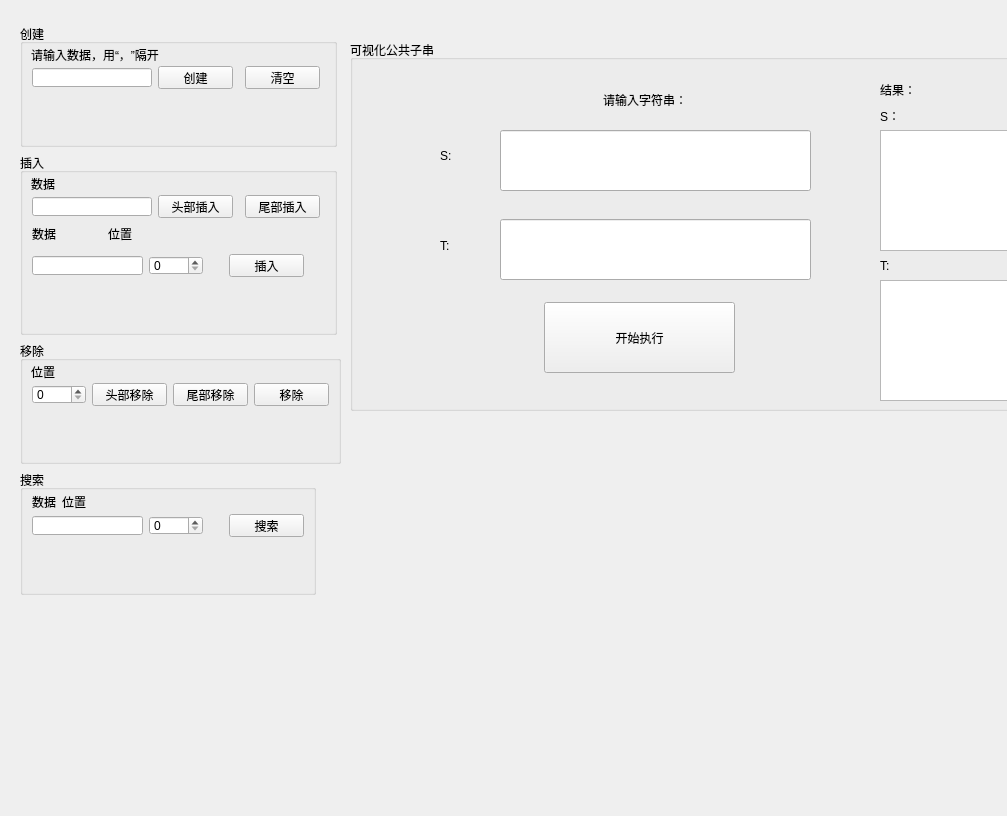
<?xml version="1.0" encoding="UTF-8"?>
<ui version="4.0">
 <class>LinklistUI</class>
 <widget class="QWidget" name="LinklistUI">
  <property name="geometry">
   <rect>
    <x>0</x>
    <y>0</y>
    <width>1007</width>
    <height>816</height>
   </rect>
  </property>
  <property name="windowTitle">
   <string>Form</string>
  </property>
  <widget class="QGroupBox" name="groupBox_5">
   <property name="geometry">
    <rect>
     <x>350</x>
     <y>40</y>
     <width>851</width>
     <height>371</height>
    </rect>
   </property>
   <property name="title">
    <string>可视化公共子串</string>
   </property>
   <widget class="QLabel" name="label_8">
    <property name="geometry">
     <rect>
      <x>90</x>
      <y>100</y>
      <width>54</width>
      <height>31</height>
     </rect>
    </property>
    <property name="text">
     <string>S:</string>
    </property>
   </widget>
   <widget class="QPushButton" name="runAlgorithmButton">
    <property name="geometry">
     <rect>
      <x>194</x>
      <y>262</y>
      <width>191</width>
      <height>71</height>
     </rect>
    </property>
    <property name="text">
     <string>开始执行</string>
    </property>
   </widget>
   <widget class="QLineEdit" name="lineEditT">
    <property name="geometry">
     <rect>
      <x>150</x>
      <y>179</y>
      <width>311</width>
      <height>61</height>
     </rect>
    </property>
   </widget>
   <widget class="QLabel" name="label_9">
    <property name="geometry">
     <rect>
      <x>90</x>
      <y>190</y>
      <width>51</width>
      <height>31</height>
     </rect>
    </property>
    <property name="text">
     <string>T:</string>
    </property>
   </widget>
   <widget class="QLineEdit" name="lineEditS">
    <property name="geometry">
     <rect>
      <x>150</x>
      <y>90</y>
      <width>311</width>
      <height>61</height>
     </rect>
    </property>
   </widget>
   <widget class="QLabel" name="label_10">
    <property name="geometry">
     <rect>
      <x>253</x>
      <y>50</y>
      <width>201</width>
      <height>20</height>
     </rect>
    </property>
    <property name="toolTip">
     <string>&lt;html&gt;&lt;head/&gt;&lt;body&gt;&lt;p align=&quot;center&quot;&gt;&lt;br/&gt;&lt;/p&gt;&lt;/body&gt;&lt;/html&gt;</string>
    </property>
    <property name="text">
     <string>请输入字符串：</string>
    </property>
   </widget>
   <widget class="QLabel" name="label_11">
    <property name="geometry">
     <rect>
      <x>530</x>
      <y>40</y>
      <width>131</width>
      <height>20</height>
     </rect>
    </property>
    <property name="toolTip">
     <string>&lt;html&gt;&lt;head/&gt;&lt;body&gt;&lt;p align=&quot;center&quot;&gt;&lt;br/&gt;&lt;/p&gt;&lt;/body&gt;&lt;/html&gt;</string>
    </property>
    <property name="text">
     <string>结果：</string>
    </property>
   </widget>
   <widget class="QTextBrowser" name="textBrowserS">
    <property name="geometry">
     <rect>
      <x>530</x>
      <y>90</y>
      <width>261</width>
      <height>121</height>
     </rect>
    </property>
   </widget>
   <widget class="QTextBrowser" name="textBrowserT">
    <property name="geometry">
     <rect>
      <x>530</x>
      <y>240</y>
      <width>261</width>
      <height>121</height>
     </rect>
    </property>
   </widget>
   <widget class="QLabel" name="label_12">
    <property name="geometry">
     <rect>
      <x>530</x>
      <y>70</y>
      <width>54</width>
      <height>12</height>
     </rect>
    </property>
    <property name="text">
     <string>S：</string>
    </property>
   </widget>
   <widget class="QLabel" name="label_13">
    <property name="geometry">
     <rect>
      <x>530</x>
      <y>220</y>
      <width>54</width>
      <height>12</height>
     </rect>
    </property>
    <property name="text">
     <string>T:</string>
    </property>
   </widget>
  </widget>
  <widget class="QGroupBox" name="groupBox">
   <property name="geometry">
    <rect>
     <x>20</x>
     <y>24</y>
     <width>317</width>
     <height>123</height>
    </rect>
   </property>
   <property name="title">
    <string>创建</string>
   </property>
   <widget class="QLabel" name="label">
    <property name="geometry">
     <rect>
      <x>11</x>
      <y>23</y>
      <width>144</width>
      <height>16</height>
     </rect>
    </property>
    <property name="text">
     <string>请输入数据，用“，”隔开</string>
    </property>
   </widget>
   <widget class="QLineEdit" name="dataEdit">
    <property name="geometry">
     <rect>
      <x>12</x>
      <y>44</y>
      <width>120</width>
      <height>19</height>
     </rect>
    </property>
   </widget>
   <widget class="QPushButton" name="createButton">
    <property name="geometry">
     <rect>
      <x>138</x>
      <y>42</y>
      <width>75</width>
      <height>23</height>
     </rect>
    </property>
    <property name="text">
     <string>创建</string>
    </property>
   </widget>
   <widget class="QPushButton" name="cleanButton">
    <property name="geometry">
     <rect>
      <x>225</x>
      <y>42</y>
      <width>75</width>
      <height>23</height>
     </rect>
    </property>
    <property name="text">
     <string>清空</string>
    </property>
   </widget>
  </widget>
  <widget class="QGroupBox" name="groupBox_3">
   <property name="geometry">
    <rect>
     <x>20</x>
     <y>341</y>
     <width>321</width>
     <height>123</height>
    </rect>
   </property>
   <property name="title">
    <string>移除</string>
   </property>
   <widget class="QLabel" name="label_5">
    <property name="geometry">
     <rect>
      <x>11</x>
      <y>23</y>
      <width>24</width>
      <height>16</height>
     </rect>
    </property>
    <property name="text">
     <string>位置</string>
    </property>
   </widget>
   <widget class="QSpinBox" name="delete_spinBox">
    <property name="geometry">
     <rect>
      <x>12</x>
      <y>44</y>
      <width>54</width>
      <height>19</height>
     </rect>
    </property>
   </widget>
   <widget class="QPushButton" name="headdeleteButton">
    <property name="geometry">
     <rect>
      <x>72</x>
      <y>42</y>
      <width>75</width>
      <height>23</height>
     </rect>
    </property>
    <property name="text">
     <string>头部移除</string>
    </property>
   </widget>
   <widget class="QPushButton" name="taildeleteButton">
    <property name="geometry">
     <rect>
      <x>153</x>
      <y>42</y>
      <width>75</width>
      <height>23</height>
     </rect>
    </property>
    <property name="text">
     <string>尾部移除</string>
    </property>
   </widget>
   <widget class="QPushButton" name="deleteButton">
    <property name="geometry">
     <rect>
      <x>234</x>
      <y>42</y>
      <width>75</width>
      <height>23</height>
     </rect>
    </property>
    <property name="text">
     <string>移除</string>
    </property>
   </widget>
  </widget>
  <widget class="QGroupBox" name="groupBox_2">
   <property name="geometry">
    <rect>
     <x>20</x>
     <y>153</y>
     <width>317</width>
     <height>182</height>
    </rect>
   </property>
   <property name="title">
    <string>插入</string>
   </property>
   <widget class="QLabel" name="label_2">
    <property name="geometry">
     <rect>
      <x>11</x>
      <y>23</y>
      <width>24</width>
      <height>16</height>
     </rect>
    </property>
    <property name="text">
     <string>数据</string>
    </property>
   </widget>
   <widget class="QLineEdit" name="insert_Edit1">
    <property name="geometry">
     <rect>
      <x>12</x>
      <y>44</y>
      <width>120</width>
      <height>19</height>
     </rect>
    </property>
   </widget>
   <widget class="QPushButton" name="headinsertButton">
    <property name="geometry">
     <rect>
      <x>138</x>
      <y>42</y>
      <width>75</width>
      <height>23</height>
     </rect>
    </property>
    <property name="text">
     <string>头部插入</string>
    </property>
   </widget>
   <widget class="QPushButton" name="tailinsertButton">
    <property name="geometry">
     <rect>
      <x>225</x>
      <y>42</y>
      <width>75</width>
      <height>23</height>
     </rect>
    </property>
    <property name="text">
     <string>尾部插入</string>
    </property>
   </widget>
   <widget class="QLineEdit" name="insert_Edit2">
    <property name="geometry">
     <rect>
      <x>12</x>
      <y>103</y>
      <width>111</width>
      <height>19</height>
     </rect>
    </property>
   </widget>
   <widget class="QSpinBox" name="insert_spinBox">
    <property name="geometry">
     <rect>
      <x>129</x>
      <y>103</y>
      <width>54</width>
      <height>19</height>
     </rect>
    </property>
   </widget>
   <widget class="QPushButton" name="insertButton">
    <property name="geometry">
     <rect>
      <x>209</x>
      <y>101</y>
      <width>75</width>
      <height>23</height>
     </rect>
    </property>
    <property name="text">
     <string>插入</string>
    </property>
   </widget>
   <widget class="QLabel" name="label_3">
    <property name="geometry">
     <rect>
      <x>12</x>
      <y>73</y>
      <width>24</width>
      <height>16</height>
     </rect>
    </property>
    <property name="text">
     <string>数据</string>
    </property>
   </widget>
   <widget class="QLabel" name="label_4">
    <property name="geometry">
     <rect>
      <x>88</x>
      <y>73</y>
      <width>24</width>
      <height>16</height>
     </rect>
    </property>
    <property name="text">
     <string>位置</string>
    </property>
   </widget>
  </widget>
  <widget class="QGroupBox" name="groupBox_4">
   <property name="geometry">
    <rect>
     <x>20</x>
     <y>470</y>
     <width>296</width>
     <height>125</height>
    </rect>
   </property>
   <property name="title">
    <string>搜索</string>
   </property>
   <widget class="QLabel" name="label_6">
    <property name="geometry">
     <rect>
      <x>12</x>
      <y>24</y>
      <width>24</width>
      <height>16</height>
     </rect>
    </property>
    <property name="text">
     <string>数据</string>
    </property>
   </widget>
   <widget class="QLabel" name="label_7">
    <property name="geometry">
     <rect>
      <x>42</x>
      <y>24</y>
      <width>24</width>
      <height>16</height>
     </rect>
    </property>
    <property name="text">
     <string>位置</string>
    </property>
   </widget>
   <widget class="QLineEdit" name="search_Edit">
    <property name="geometry">
     <rect>
      <x>12</x>
      <y>46</y>
      <width>111</width>
      <height>19</height>
     </rect>
    </property>
   </widget>
   <widget class="QSpinBox" name="spinBox">
    <property name="geometry">
     <rect>
      <x>129</x>
      <y>46</y>
      <width>54</width>
      <height>19</height>
     </rect>
    </property>
   </widget>
   <widget class="QPushButton" name="searchButton">
    <property name="geometry">
     <rect>
      <x>209</x>
      <y>44</y>
      <width>75</width>
      <height>23</height>
     </rect>
    </property>
    <property name="text">
     <string>搜索</string>
    </property>
   </widget>
  </widget>
 </widget>
 <resources/>
 <connections>
  <connection>
   <sender>runAlgorithmButton</sender>
   <signal>clicked()</signal>
   <receiver>LinklistUI</receiver>
   <slot>runAlgorithm()</slot>
   <hints>
    <hint type="sourcelabel">
     <x>651</x>
     <y>353</y>
    </hint>
    <hint type="destinationlabel">
     <x>626</x>
     <y>536</y>
    </hint>
   </hints>
  </connection>
  <connection>
   <sender>createButton</sender>
   <signal>clicked()</signal>
   <receiver>LinklistUI</receiver>
   <slot>on_create_btn_clicked()</slot>
   <hints>
    <hint type="sourcelabel">
     <x>216</x>
     <y>80</y>
    </hint>
    <hint type="destinationlabel">
     <x>37</x>
     <y>610</y>
    </hint>
   </hints>
  </connection>
  <connection>
   <sender>cleanButton</sender>
   <signal>clicked()</signal>
   <receiver>LinklistUI</receiver>
   <slot>on_clean_btn_clicked()</slot>
   <hints>
    <hint type="sourcelabel">
     <x>282</x>
     <y>81</y>
    </hint>
    <hint type="destinationlabel">
     <x>71</x>
     <y>619</y>
    </hint>
   </hints>
  </connection>
  <connection>
   <sender>headinsertButton</sender>
   <signal>clicked()</signal>
   <receiver>LinklistUI</receiver>
   <slot>on_headinsert_btn_clicked()</slot>
   <hints>
    <hint type="sourcelabel">
     <x>182</x>
     <y>212</y>
    </hint>
    <hint type="destinationlabel">
     <x>113</x>
     <y>632</y>
    </hint>
   </hints>
  </connection>
  <connection>
   <sender>tailinsertButton</sender>
   <signal>clicked()</signal>
   <receiver>LinklistUI</receiver>
   <slot>on_tailinsert_btn_clicked()</slot>
   <hints>
    <hint type="sourcelabel">
     <x>275</x>
     <y>209</y>
    </hint>
    <hint type="destinationlabel">
     <x>172</x>
     <y>643</y>
    </hint>
   </hints>
  </connection>
  <connection>
   <sender>insertButton</sender>
   <signal>clicked()</signal>
   <receiver>LinklistUI</receiver>
   <slot>on_locationinsert_btn_clicked()</slot>
   <hints>
    <hint type="sourcelabel">
     <x>263</x>
     <y>269</y>
    </hint>
    <hint type="destinationlabel">
     <x>211</x>
     <y>657</y>
    </hint>
   </hints>
  </connection>
  <connection>
   <sender>headdeleteButton</sender>
   <signal>clicked()</signal>
   <receiver>LinklistUI</receiver>
   <slot>on_headdelete_btn_clicked()</slot>
   <hints>
    <hint type="sourcelabel">
     <x>122</x>
     <y>393</y>
    </hint>
    <hint type="destinationlabel">
     <x>28</x>
     <y>687</y>
    </hint>
   </hints>
  </connection>
  <connection>
   <sender>taildeleteButton</sender>
   <signal>clicked()</signal>
   <receiver>LinklistUI</receiver>
   <slot>on_taildelete_btn_clicked()</slot>
   <hints>
    <hint type="sourcelabel">
     <x>234</x>
     <y>395</y>
    </hint>
    <hint type="destinationlabel">
     <x>74</x>
     <y>705</y>
    </hint>
   </hints>
  </connection>
  <connection>
   <sender>deleteButton</sender>
   <signal>clicked()</signal>
   <receiver>LinklistUI</receiver>
   <slot>on_locationdelete_btn_clicked()</slot>
   <hints>
    <hint type="sourcelabel">
     <x>295</x>
     <y>394</y>
    </hint>
    <hint type="destinationlabel">
     <x>153</x>
     <y>722</y>
    </hint>
   </hints>
  </connection>
  <connection>
   <sender>searchButton</sender>
   <signal>clicked()</signal>
   <receiver>LinklistUI</receiver>
   <slot>on_search_btn_clicked()</slot>
   <hints>
    <hint type="sourcelabel">
     <x>259</x>
     <y>528</y>
    </hint>
    <hint type="destinationlabel">
     <x>190</x>
     <y>737</y>
    </hint>
   </hints>
  </connection>
 </connections>
 <slots>
  <slot>on_create_btn_clicked()</slot>
  <slot>on_clean_btn_clicked()</slot>
  <slot>on_headinsert_btn_clicked()</slot>
  <slot>on_tailinsert_btn_clicked()</slot>
  <slot>on_locationinsert_btn_clicked()</slot>
  <slot>on_headdelete_btn_clicked()</slot>
  <slot>on_taildelete_btn_clicked()</slot>
  <slot>on_locationdelete_btn_clicked()</slot>
  <slot>on_search_btn_clicked()</slot>
  <slot>runAlgorithm()</slot>
 </slots>
</ui>
